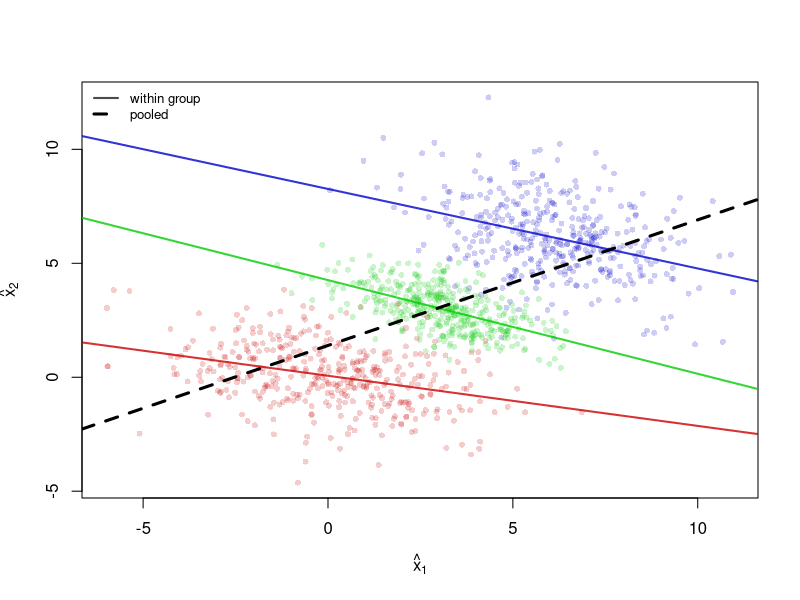
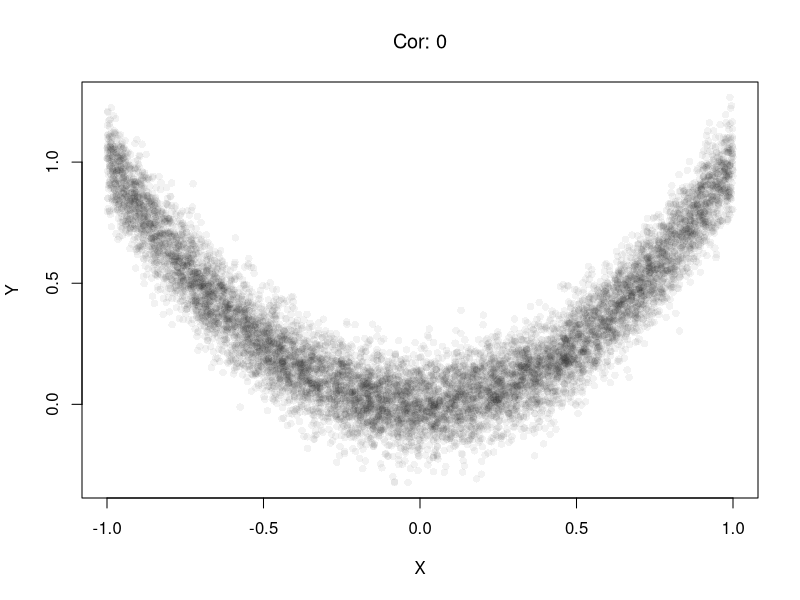
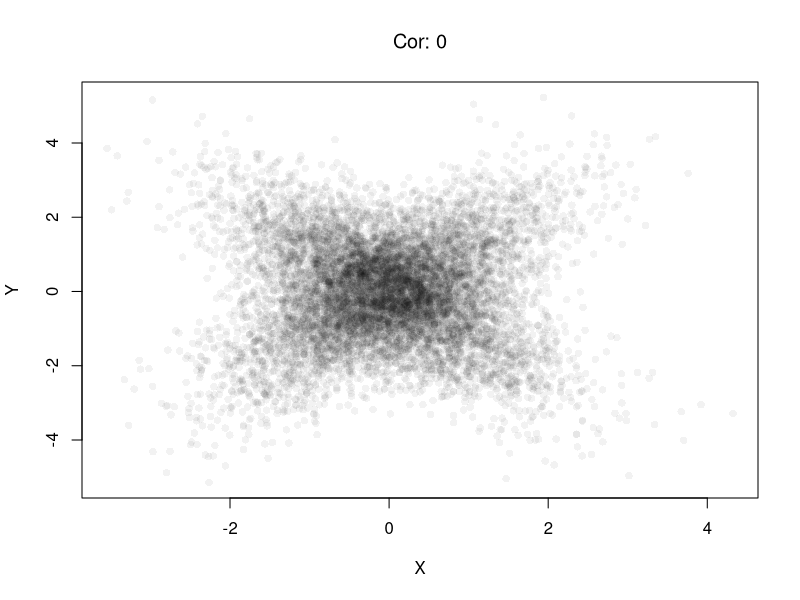
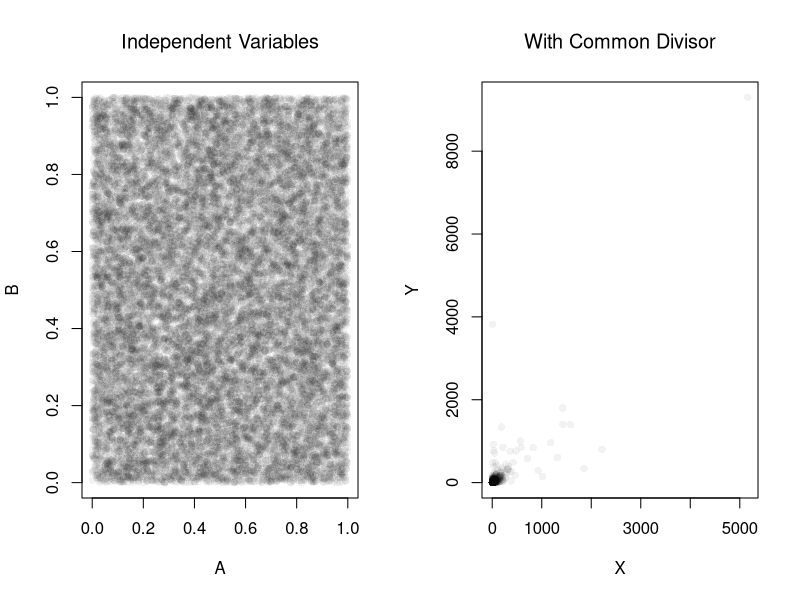
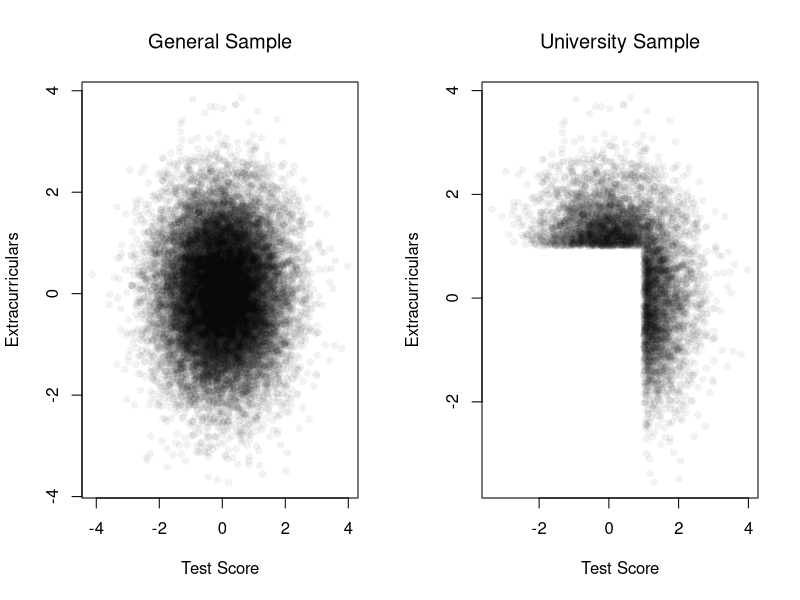
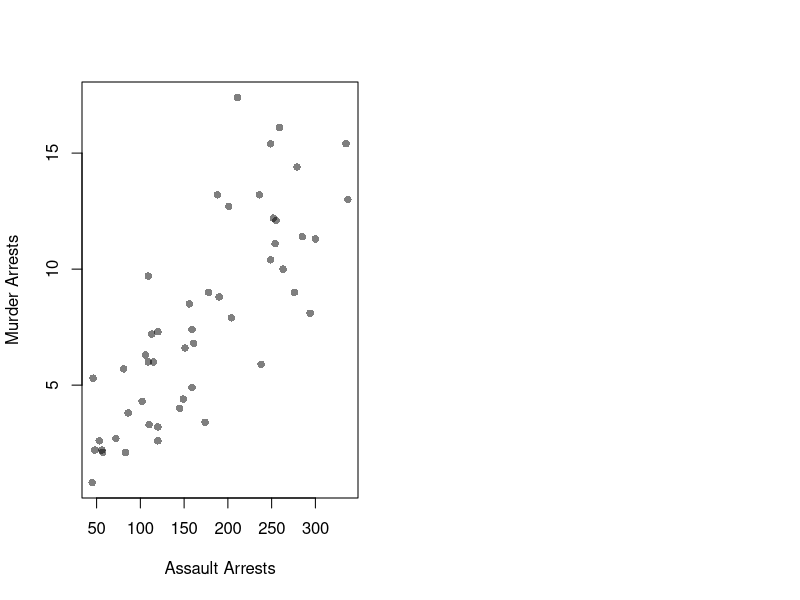

R code for these plots, in order:
## ---- chunk 1
# Admission rate by Gender, pooled over departments
ucb_pooled <- prop.table(margin.table(UCBAdmissions, c(1, 2)), margin=2)
round(ucb_pooled['Admitted', ], 2)
## ---- chunk 2
# Admission rate by Gender within each department
ucb_within <- prop.table(UCBAdmissions, margin=c(2, 3))
round(ucb_within['Admitted', , ], 2)

# Share of each Gender's applicants going to each department
ucb_apply <- prop.table(margin.table(UCBAdmissions, c(2, 3)), margin=1)
round(ucb_apply, 2)
## ---- chunk 3
set.seed(5)
library('mvtnorm')
N <- 400
### Group 1
mu1    <- c(0, 0)
sigma1 <- rbind(c(4, -0.9), c(-0.9, 2) )
xy1_sim <- data.frame(rmvnorm(n=N, mu1, sigma1), Group=1)
### Group 2
mu2    <- c(3, 3)
sigma2 <- rbind(c(2, -0.9), c(-0.9, 1) )
xy2_sim <- data.frame(rmvnorm(n=N, mu2, sigma2), Group=2)
### Group 3
mu3    <- c(6, 6)
sigma3 <- rbind(c(3, -0.9), c(-0.9, 3) )
xy3_sim <- data.frame(rmvnorm(n=N, mu3, sigma3), Group=3)

## Combined Data (Initially Observed)
xy_agg_sim <- rbind(xy1_sim, xy2_sim, xy3_sim)
xy_agg_sim <- xy_agg_sim[order(xy_agg_sim$X1), ]

## Scatterplot, colored by group
pt_cols <- c(rgb(.8, 0, 0, .2), rgb(0, .8, 0, .2), rgb(0, 0, .8, .2))
plot(X2 ~ X1, xy_agg_sim, pch=16, col=pt_cols[xy_agg_sim$Group], cex=.8,
    main=NA, xlab=expression(hat(x)[1]), ylab=expression(hat(x)[2]))

# Within-group regression lines are negative.
ln_cols <- c(rgb(.8, 0, 0, .8), rgb(0, .8, 0, .8), rgb(0, 0, .8, .8))
for (g in seq_len(3)) {
    abline(
        lm(X2 ~ X1, data=xy_agg_sim[xy_agg_sim$Group == g, ]),
        col=ln_cols[g], lwd=2)
}

# The pooled regression line is positive.
abline(lm(X2 ~ X1, data=xy_agg_sim), lwd=3, lty=2)
legend('topleft', bty='n', cex=.8,
    legend=c('within group', 'pooled'),
    lwd=c(2, 3), lty=c(1, 2), col=c(grey(0, .7), 'black'))
## ---- chunk 4
set.seed(123)
n <- 10000

# X causes Y via Y = X^2 + noise
x_sim <- runif(n, min = -1, max = 1)
epsilon <- rnorm(n, mean = 0, sd = 0.1)
y_sim <- x_sim^2 + epsilon  # clear causal effect of X on Y
plot(x_sim, y_sim, pch=16, col=grey(0, .05),
    main=NA, xlab='X', ylab='Y')

# Correlation over the entire range
title( paste0('Cor: ', round( cor(x_sim, y_sim), 1) ) ,
    font.main=1)
## ---- chunk 5
# Heterogeneous Effects
x_sim <- rnorm(n) # Randomized 'treatment'

# Heterogeneous effects based on group
group <- rbinom(n, size = 1, prob = 0.5)
epsilon <- rnorm(n, mean = 0, sd = 1)
y_sim <- ifelse(group == 1,
            x_sim + epsilon,   # positive effect
            -x_sim + epsilon)  # negative effect
plot(x_sim, y_sim, pch=16, col=grey(0, .05),
    main=NA, xlab='X', ylab='Y')

# Correlation in the pooled sample
title( paste0('Cor: ', round( cor(x_sim, y_sim), 1) ),
    font.main=1 )
## ---- chunk 6
set.seed(123)
n <- 20000

# Independent components
A <- runif(n)
B <- runif(n)
C <- runif(n)
par(mfrow=c(1, 2))
plot(A, B, pch=16, col=grey(0, .05),
    main=NA, xlab='A', ylab='B')
title('Independent Variables', font.main=1)

# Ratios with a shared denominator
x_sim <- A / C
y_sim <- B / C
plot(x_sim, y_sim, pch=16, col=grey(0, .05),
    main=NA, xlab='X', ylab='Y')
title('With Common Divisor', font.main=1)

# Correlation
cor(x_sim, y_sim)
## ---- chunk 7

# Independent traits in the population
test_score        <- rnorm(n, mean = 0, sd = 1)
extracurriculars  <- rnorm(n, mean = 0, sd = 1)

# Selection above thresholds
threshold <- 1.0
admitted <- (test_score > threshold) | (extracurriculars > threshold)
mean(admitted)  # admission rate

par(mfrow = c(1, 2))
# Full population
plot(test_score, extracurriculars,
     pch=16, col=grey(0, .05),
     main=NA, xlab='Test Score', ylab='Extracurriculars')
title('General Sample', font.main=1)
# Admitted only
plot(test_score[admitted], extracurriculars[admitted],
     pch=16, col=grey(0, .05),
     main=NA, xlab='Test Score', ylab='Extracurriculars')
title('University Sample', font.main=1)
# Correlation among admitted applicants only
cor(test_score[admitted], extracurriculars[admitted])
## ---- chunk 8
plot(Murder ~ Assault, USArrests, pch=16, col=grey(0, .5),
    main=NA, xlab='Assault Arrests', ylab='Murder Arrests')

# Correlation across states
cor(USArrests$Murder, USArrests$Assault)
